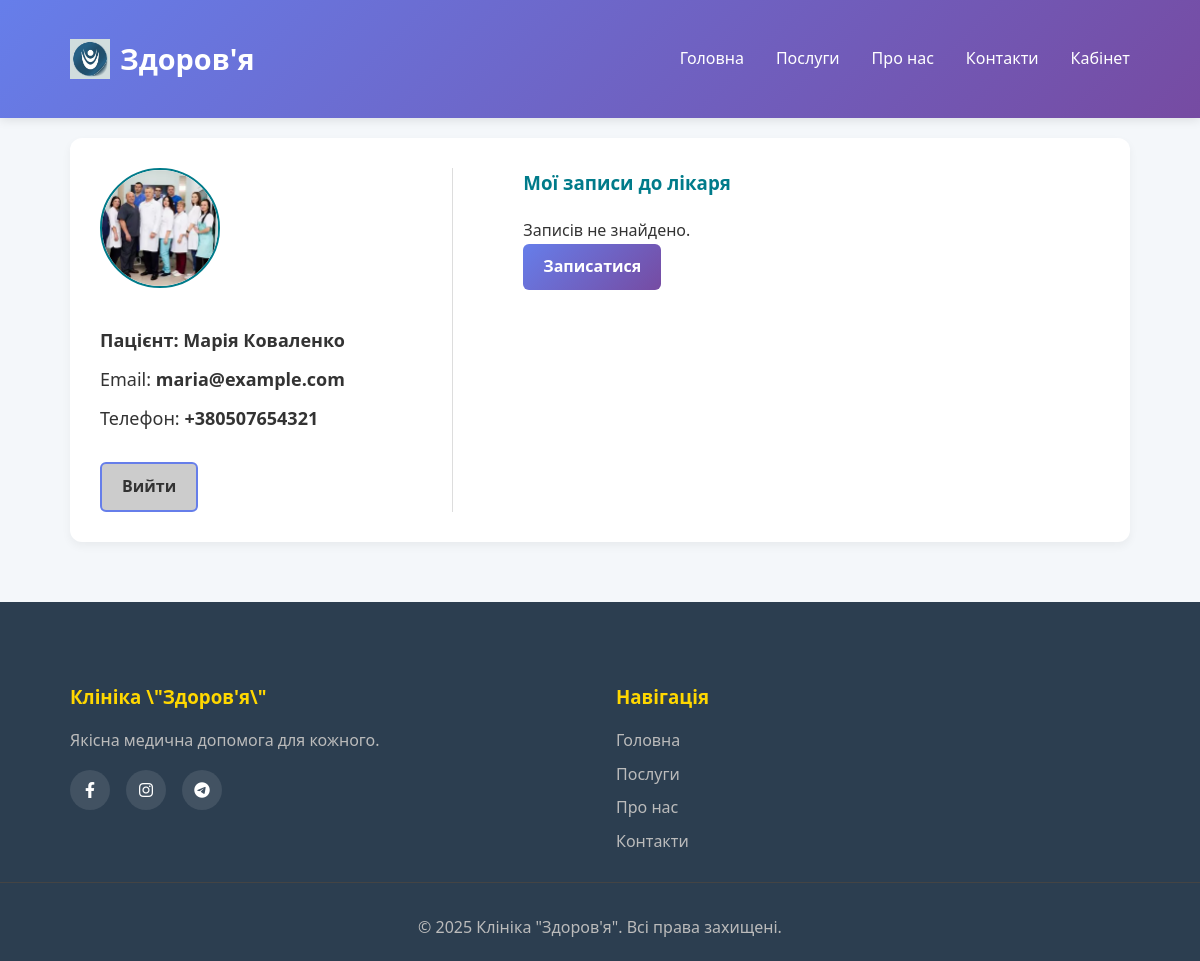
Screenshot of /profile.php (signed in) with the database file from the repository.
### tables this page shows
CREATE TABLE `users` (
  `id` int(10) UNSIGNED NOT NULL,
  `first_name` varchar(100) NOT NULL,
  `last_name` varchar(100) NOT NULL,
  `email` varchar(150) NOT NULL,
  `phone` varchar(20) NOT NULL,
  `birth_date` date NOT NULL,
  `gender` enum('male','female') NOT NULL,
  `password_hash` varchar(255) NOT NULL,
  `created_at` timestamp NOT NULL DEFAULT CURRENT_TIMESTAMP
);

### profile.php (the view, shortened to what this page needs)
<?php
require_once 'db.php';
$isUser   = isset($_SESSION['user_id']);
?>
<!DOCTYPE html>
<html lang="uk">
<head>
  <link rel="stylesheet" href="style.css" />
  <link rel="stylesheet" href="profile.css" />
  <link rel="stylesheet" href="https://cdnjs.cloudflare.com/ajax/libs/font-awesome/6.4.0/css/all.min.css"/>
</head>
<body>
  <header class="header">
    <div class="container header-content">
      <div class="logo">
        <img src="images/logo.png" alt="Логотип клініки">
        <h1>Здоров'я</h1>
      </div>
      <nav class="nav">
        <ul>
          <li><a href="index.php">Головна</a></li>
          <li><a href="index.php#services">Послуги</a></li>
          <li><a href="index.php#about">Про нас</a></li>
          <li><a href="index.php#contact">Контакти</a></li>
          <li><a href="#" class="active">Кабінет</a></li>
        </ul>
      </nav>
    </div>
  </header>
  <section class="profile-section">
    <div class="container profile-content">
      <h2>Особистий кабінет</h2>
      <div class="profile-box">
        <?php if ($isUser): ?>
          <?php
          $user_id = $_SESSION['user_id'];
          $stmt = $conn->prepare("SELECT first_name, last_name, email, phone FROM users WHERE id = ?");
          $stmt->bind_param("i", $user_id);
          $stmt->execute();
          $user = $stmt->get_result()->fetch_assoc();
          $q = $conn->prepare(
            "SELECT a.appointment_date, a.appointment_time, d.full_name AS doctor_name, d.specialty
             FROM appointments a
             JOIN doctors d ON a.doctor_id = d.id
             WHERE a.email = ?
             ORDER BY a.appointment_date DESC, a.appointment_time DESC"
          );
          $q->bind_param("s", $user['email']);
          $q->execute();
          $appointments = $q->get_result();
          ?>
          <div class="profile-info">
            <img src="images/user-avatar.png" alt="Аватар" class="avatar">
            <h3>Пацієнт: <span><?= htmlspecialchars($user['first_name'].' '.$user['last_name']) ?></span></h3>
            <p>Email: <span><?= htmlspecialchars($user['email']) ?></span></p>
            <p>Телефон: <span><?= htmlspecialchars($user['phone']) ?></span></p>
            <a href="logout.php" class="btn btn-secondary">Вийти</a>
          </div>
          <div class="appointments">
            <h3>Мої записи до лікаря</h3>
            <?php if ($appointments->num_rows > 0): ?>
              <table class="appointment-table">
                <thead>
                  <tr>
                    <th>Дата</th>
                    <th>Час</th>
                    <th>Лікар</th>
                    <th>Спеціальність</th>
                  </tr>
                </thead>
                <tbody>
                  <?php while ($r = $appointments->fetch_assoc()): ?>
                    <tr>
                      <td><?= htmlspecialchars($r['appointment_date']) ?></td>
                      <td><?= htmlspecialchars(substr($r['appointment_time'],0,5)) ?></td>
                      <td><?= htmlspecialchars($r['doctor_name']) ?></td>
                      <td><?= htmlspecialchars($r['specialty']) ?></td>
                    </tr>
                  <?php endwhile; ?>
                </tbody>
              </table>
            <?php else: ?>
              <p>Записів не знайдено.</p>
            <?php endif; ?>
            <a href="appointment.php" class="btn btn-primary">Записатися</a>
          </div>
        <?php endif; ?>
      </div>
    </div>
  </section>
  <footer class="footer">
    <div class="container footer-content">
      <div class="footer-section">
        <h3>Клініка \"Здоров'я\"</h3>
        <p>Якісна медична допомога для кожного.</p>
        <div class="social-links">
          <a href="#"><i class="fab fa-facebook-f"></i></a>
          <a href="#"><i class="fab fa-instagram"></i></a>
          <a href="#"><i class="fab fa-telegram"></i></a>
        </div>
      </div>
      <div class="footer-section">
        <h3>Навігація</h3>
        <ul>
          <li><a href="index.php">Головна</a></li>
          <li><a href="index.php#services">Послуги</a></li>
          <li><a href="index.php#about">Про нас</a></li>
          <li><a href="index.php#contact">Контакти</a></li>
        </ul>
      </div>
    </div>
    <div class="footer-bottom">
      &copy; 2025 Клініка "Здоров'я". Всі права захищені.
    </div>
  </footer>
</body>
</html>

### style.css (style rules this page uses)
* { margin: 0; padding: 0; box-sizing: border-box; }
body { font-family: 'Segoe UI', Tahoma, Genesis, Verdana, sans-serif; line-height: 1.6; color: #333; overflow-x: hidden; }
.container { max-width: 1200px; margin: 0 auto; padding: 0 20px; }
.header { background: linear-gradient(135deg, #667eea 0%, #764ba2 100%); color: white; padding: 1rem 0; position: fixed; width: 100%; top: 0; z-index: 1000; box-shadow: 0 2px 10px rgba(0,0,0,0.1); }
.header-content { display: flex; justify-content: space-between; align-items: center; }
.logo { display: flex; align-items: center; gap: 10px; }
.logo img { width: 40px; height: 40px; }
.logo h1 { font-size: 1.8rem; font-weight: 700; }
.nav ul { display: flex; list-style: none; gap: 2rem; align-items: center; }
.nav a { color: white; text-decoration: none; transition: color 0.3s; font-weight: 500; }
.btn { display: inline-flex; align-items: center; gap: 0.5rem; padding: 12px 24px; border-radius: 30px; text-decoration: none; font-weight: 600; transition: all 0.3s; border: none; cursor: pointer; }
.btn-primary { background: linear-gradient(135deg, #667eea 0%, #764ba2 100%); color: white; }
.btn-secondary { background: white; color: #667eea; border: 2px solid #667eea; }
.footer { background: #2c3e50; color: white; padding: 60px 0 20px; }
.footer-content { display: grid; grid-template-columns: repeat(auto-fit, minmax(250px, 1fr)); gap: 2rem; margin-bottom: 2rem; }
.footer-section h3 { margin-bottom: 1rem; color: #ffd700; }
.footer-section ul { list-style: none; }
.footer-section a { color: #bbb; text-decoration: none; transition: color 0.3s; }
.footer-section p { color: #bbb; margin-bottom: 0.5rem; }
.footer-section li { margin-bottom: 0.5rem; }
.social-links { display: flex; gap: 1rem; margin-top: 1rem; }
.social-links a { display: flex; align-items: center; justify-content: center; width: 40px; height: 40px; background: rgba(255,255,255,0.1); border-radius: 50%; color: white; text-decoration: none; transition: all 0.3s; }
.footer-bottom { text-align: center; padding-top: 2rem; border-top: 1px solid #444; color: #bbb; }

### profile.css (style rules this page uses)
body { margin: 0; font-family: 'Segoe UI', Tahoma, Geneva, Verdana, sans-serif; background-color: #f4f7fa; color: #333; }
.container { max-width: 1100px; margin: 0 auto; padding: 20px; }
.profile-section { padding: 40px 20px; }
.profile-section h2 { text-align: center; margin-bottom: 40px; color: #007b8a; }
.profile-box { display: flex; flex-wrap: wrap; gap: 40px; background: #ffffff; border-radius: 12px; box-shadow: 0 4px 10px rgba(0, 0, 0, 0.05); padding: 30px; }
.profile-info { flex: 1 1 300px; border-right: 1px solid #ddd; padding-right: 30px; }
.profile-info .avatar { width: 120px; height: 120px; border-radius: 50%; object-fit: cover; margin-bottom: 20px; border: 2px solid #007b8a; }
.profile-info h3, .profile-info p { margin: 10px 0; font-size: 18px; }
.profile-info span { font-weight: 600; }
.btn { display: inline-block; padding: 10px 20px; border-radius: 6px; text-decoration: none; font-weight: bold; transition: background-color 0.3s; }
.btn-primary { background-color: #007b8a; color: white; }
.btn-secondary { background-color: #ccc; color: #333; margin-top: 20px; }
.appointments { flex: 2 1 500px; padding-left: 30px; }
.appointments h3 { margin-bottom: 20px; color: #007b8a; }

### rows the page displays
users: first_name+last_name "Марія Коваленко", email "maria@example.com", phone "+380507654321"
